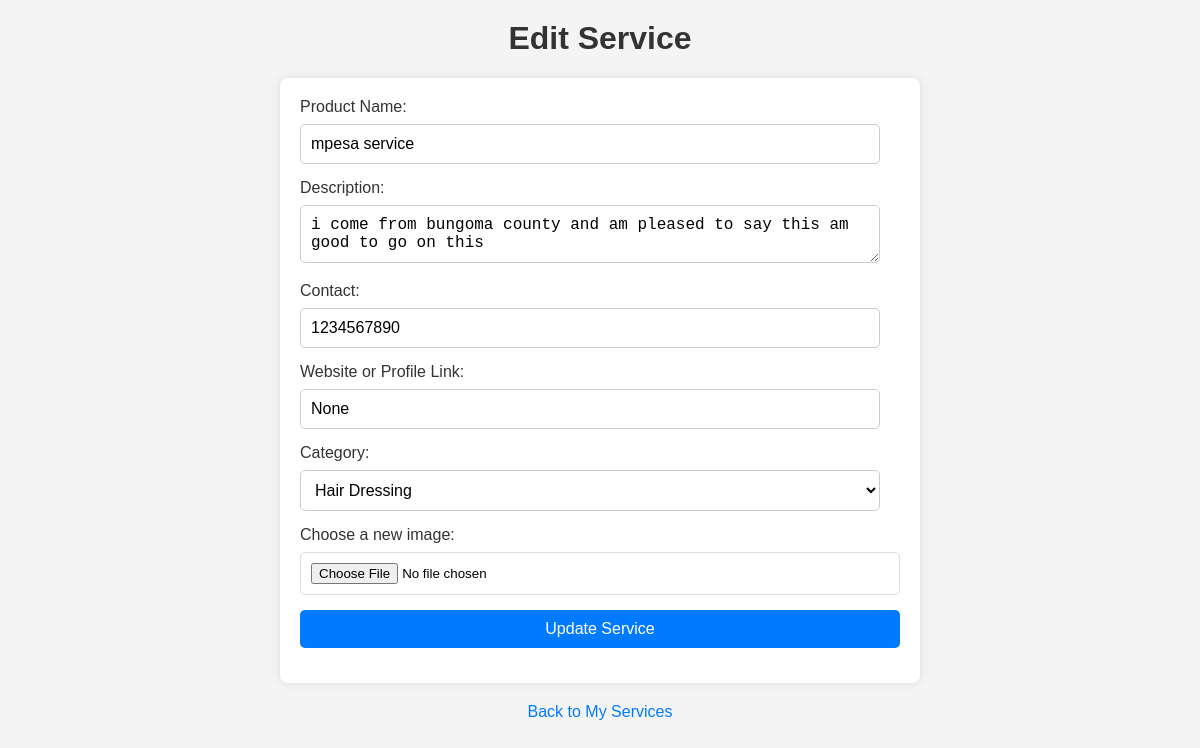
The app's page /edit/product/8 with its own data.
### e_service/models/data.py (models this page shows, shortened)
class Product(db.Model):
    __tablename__ = 'product'
    pro_id = db.Column(db.Integer, primary_key=True)
    pro_name = db.Column(db.String(100), nullable=False)
    product_link = db.Column(db.String(255), nullable=False)
    pro_dec = db.Column(db.String(300), nullable=False)
    pro_cont = db.Column(db.String(10), nullable=False)
    category_id = db.Column(db.Integer, db.ForeignKey('category.cat_id'), nullable=False)
    category = db.relationship('Category', backref=db.backref('product', lazy=True))
    filename = db.Column(db.String(255))

### e_service/views/registration.py (the view, shortened to what this page needs)
@app.route('/edit/product/<int:product_id>', methods=['GET', 'POST'])
def edit_product(product_id):
    product = Product.query.get_or_404(product_id)
    categories = Category.query.all()
    return render_template('edit_product.html', product=product, categories=categories)

### e_service/views/login.py (called while the page is built)
@app.before_request
def before_request():
    if current_user.is_authenticated:
        current_user.last_seen = datetime.utcnow()
        db.session.commit()

### e_service/templates/edit_product.html (shortened to what this page needs)
<!DOCTYPE html>
<html lang="en">
<head>
    <link rel="stylesheet" href="{{ url_for('static', filename='css/styles.css') }}">
</head>
<body>
    <h1>Edit Service</h1>
    <form method="post" action="{{ url_for('edit_product', product_id=product.pro_id) }}" enctype="multipart/form-data">
        <label for="pro_name">Product Name:</label>
        <input type="text" name="pro_name" value="{{ product.pro_name }}" required>
        <label for="pro_dec">Description:</label>
        <textarea name="pro_dec" required>{{ product.pro_dec }}</textarea>
        <label for="pro_cont">Contact:</label>
        <input type="text" name="pro_cont" value="{{ product.pro_cont }}" required>
        <label for="product_link">Website or Profile Link:</label>
        <input type="text" name="product_link" value="{{ product.product_link }}" required>
        <label for="category">Category:</label>
        <select name="category" required>
            {% for category in categories %}
                <option value="{{ category.category_id }}" {% if category.category_id == product.category_id %}selected{% endif %}>
                    {{ category.category_name }}
                </option>
            {% endfor %}
        </select>
        <label for="file">Choose a new image:</label>
        <input type="file" name="file">
        <button type="submit">Update Service</button>
    </form>
    <a href="/fetch/product/{{trader_id}}">Back to My Services</a>
</body>
</html>

### e_service/static/css/styles.css (style rules this page uses)
body { font-family: 'Arial', sans-serif; margin: 20px; background-color: #f5f5f5; }
h1 { color: #333; }
form { margin-top: 20px; }
label { display: block; margin-bottom: 8px; color: #333; }
input, textarea, select, button { margin-bottom: 15px; width: 100%; padding: 10px; border: 1px solid #ddd; border-radius: 5px; box-sizing: border-box; background-color: #fff; transition: box-shadow 0.3s; }
button { background-color: #4CAF50; color: white; border: none; padding: 12px 20px; cursor: pointer; border-radius: 5px; transition: background-color 0.3s; }

### e_service/templates/edit_product.html (style rules this page uses)
body { font-family: Arial, sans-serif; margin: 0; padding: 0; background-color: #f4f4f4; }
h1 { text-align: center; color: #333; margin-top: 20px; }
form { width: 90%; max-width: 600px; margin: 20px auto; padding: 20px; background-color: #fff; border-radius: 8px; box-shadow: 0 0 10px rgba(0, 0, 0, 0.1); }
label { display: block; margin-bottom: 8px; color: #333; }
input[type="text"], textarea, select { width: calc(100% - 20px); padding: 10px; margin-bottom: 15px; border: 1px solid #ccc; border-radius: 5px; font-size: 16px; }
button { background-color: #007bff; color: #fff; padding: 10px 20px; border: none; border-radius: 5px; cursor: pointer; font-size: 16px; transition: background-color 0.3s; }
a { text-decoration: none; color: #007bff; font-size: 16px; display: block; margin-top: 10px; text-align: center; }

### records on screen
Product: pro_name "mpesa service", pro_dec "i come from bungoma county and am pleased to say this am good to go on this", pro_cont "1234567890", product_link "None"

### other values on screen
form field category "Hair Dressing"
